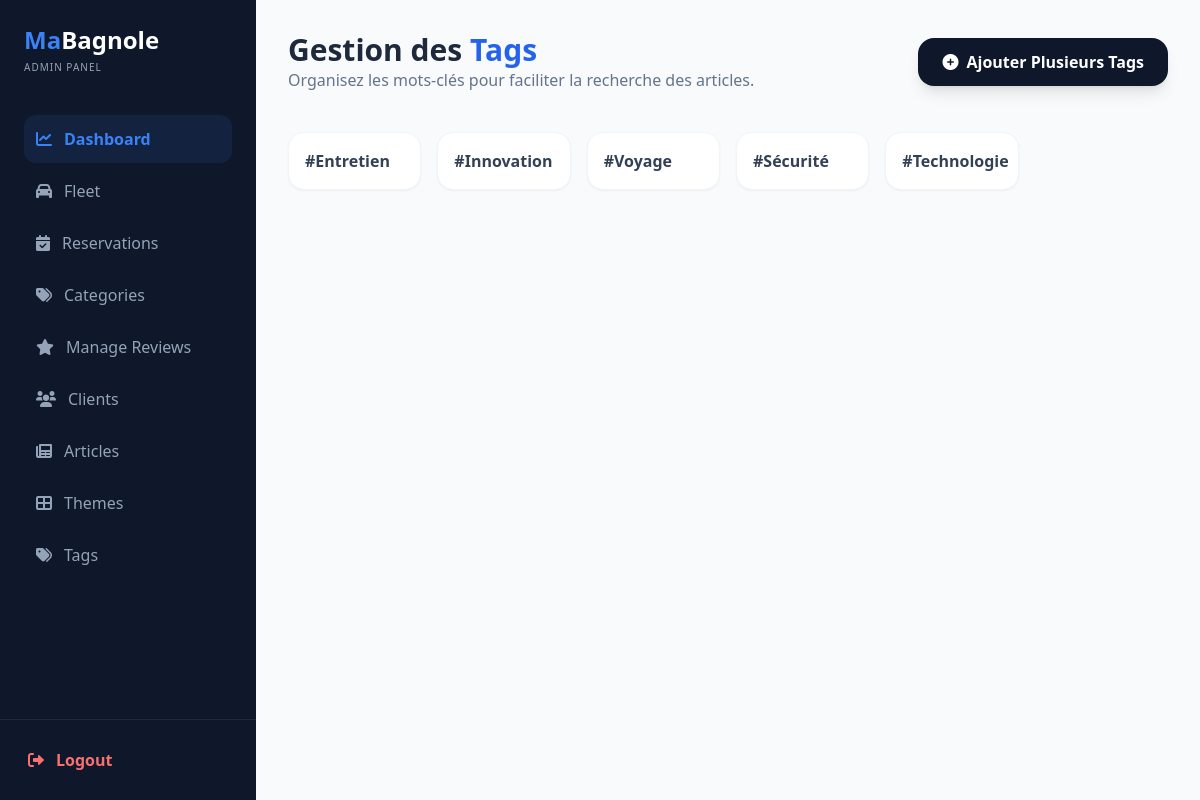
The page /app/view/admin_tags.php on the database as committed earlier.
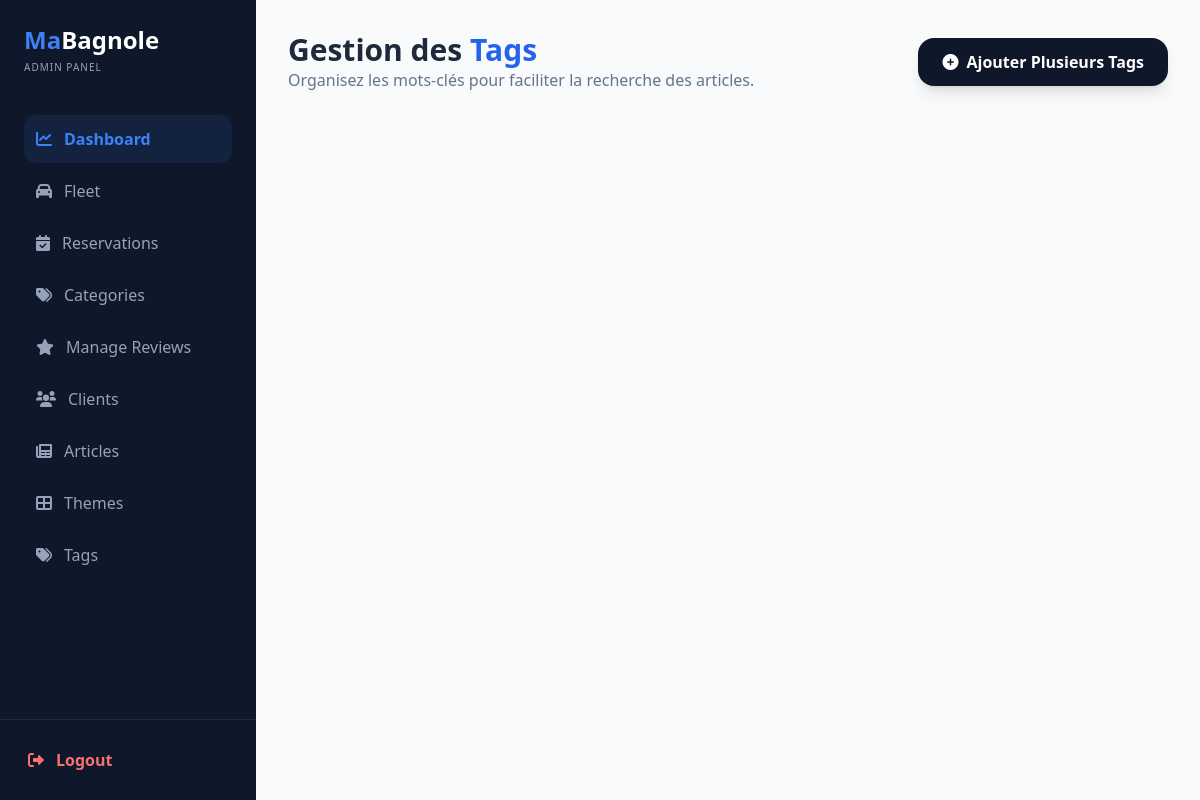
The same page on the database as committed later.
### tables this page shows
CREATE TABLE Tags (
    idTag INT(11) PRIMARY KEY NOT NULL AUTO_INCREMENT,
    nomTag VARCHAR(255) NOT NULL
);

### app/model/Tag.php (called while the page is built, shortened)
<?php
class Tag
{
    private string $nomTag;
    public function getNomTag(): string
    {
        return $this->nomTag;
    }
    static function getAllTag()
    {
        $db = Connexion::connect()->getConnexion();
        $sql = "select * from tags  ";
        try {
            $stmt = $db->prepare($sql);
        } catch (\Exception $e) {
            error_log(date('y-m-d h:i:s') . " Connexion :error ." . $e . PHP_EOL, 3, "error.log");
            return [];
        }
        $stmt->execute();
        return $stmt->fetchAll(\PDO::FETCH_CLASS, Tag::class);
    }
}

### app/view/admin_tags.php (the view, shortened to what this page needs)
<?php
$tags = Tag::getAllTag();
?>
<!DOCTYPE html>
<html lang="en">
<head>
    <script src="https://cdn.tailwindcss.com"></script>
    <link href="https://cdnjs.cloudflare.com/ajax/libs/font-awesome/6.0.0/css/all.min.css" rel="stylesheet">
</head>
<body class="bg-slate-50 min-h-screen flex">
    <?php include "sidebar.php" ?>
    <main class="flex-1 p-8">
        <div class="flex flex-col md:flex-row justify-between items-start md:items-center gap-4 mb-10">
            <div>
                <h1 class="text-3xl font-black text-slate-800">Gestion des <span class="text-blue-600">Tags</span></h1>
                <p class="text-slate-500 font-medium">Organisez les mots-clés pour faciliter la recherche des articles.</p>
            </div>
            <button onclick="openBulkTagsModal()" class="bg-slate-900 text-white px-6 py-3 rounded-2xl font-black hover:bg-blue-600 transition shadow-lg flex items-center gap-2">
                <i class="fas fa-plus-circle"></i> Ajouter Plusieurs Tags
            </button>
        </div>
        <div class="grid grid-cols-2 md:grid-cols-4 lg:grid-cols-6 gap-4">
            <?php foreach ($tags as $tag) :  ?>
                <div id="tag-1" class="bg-white p-4 rounded-2xl border border-slate-100 shadow-sm flex items-center justify-between group hover:border-blue-500 transition">
                    <span class="font-bold text-slate-700">#<?= $tag->getNomTag() ?></span>
                </div>
            <?php endforeach; ?>
        </div>
    </main>
</body>
</html>

Rows that differ between the two databases and show on the page:
removed tags: nomTag "Entretien"
removed tags: nomTag "Innovation"
removed tags: nomTag "Voyage"
removed tags: nomTag "Sécurité"
removed tags: nomTag "Technologie"
